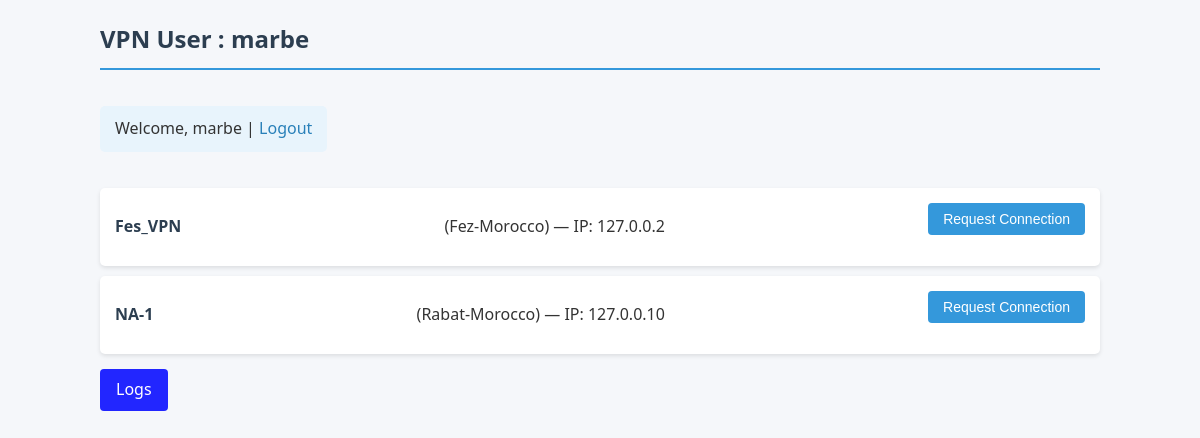
/vpn_client/servers/ (signed in), run on the app's committed database.
### vpn_client/models.py (models this page shows, shortened)
class VPNServer(models.Model):
    name = models.CharField(max_length=100)
    ip_address = models.GenericIPAddressField()
    location = models.CharField(max_length=100)
    public_key = models.TextField()

### vpn_client/views.py (the view)
# urls.py: path('servers/', server_list, name='server_list'),
@login_required
def server_list(request):
    servers = VPNServer.objects.all()
    return render(request, 'vpn/server_list.html', {'servers': servers})

### vpn_client/templates/vpn/server_list.html (shortened to what this page needs)
{% load static %}
    <link rel="stylesheet" type="text/css" href="{% static 'servers.css' %}" />
<h2>VPN User : {{ request.user.username }}</h2>
<p>Welcome, {{ request.user.username }} | <a href="{% url 'logout' %}">Logout</a></p>
<ul>
  {% for server in servers %}
    <li>
      <strong>{{ server.name }}</strong> ({{ server.location }}) — IP: {{ server.ip_address }}
      <form action="{% url 'request_connection' server.id %}" method="post" style="display:inline;">
        <button type="submit">Request Connection</button>
      </form>
    </li>
  {% endfor %}
{% if request.user.is_staff %}
    <a href="{% url 'admin_dashboard' %}" class="btn btn-staff">Logs</a>
{% endif %}
</ul>

### staticfiles/servers.css (style rules this page uses)
h2 { color: #2c3e50; border-bottom: 2px solid #3498db; padding-bottom: 10px; margin-bottom: 20px; }
p { background-color: #e8f4fc; padding: 10px 15px; border-radius: 5px; display: inline-block; margin-bottom: 20px; }
a { color: #2980b9; text-decoration: none; transition: color 0.3s; }
ul { list-style: none; padding: 0; }
li { background-color: white; margin-bottom: 10px; padding: 15px; border-radius: 5px; box-shadow: 0 2px 4px rgba(0,0,0,0.1); display: flex; justify-content: space-between; align-items: center; }
li strong { color: #2c3e50; }
button { background-color: #3498db; color: white; border: none; padding: 8px 15px; border-radius: 4px; cursor: pointer; font-size: 14px; transition: background-color 0.3s; }

### vpn_client/templates/vpn/server_list.html (style rules this page uses)
.btn-staff { background-color: #2226ff; color: white; padding: 8px 16px; border-radius: 4px; text-decoration: none; display: inline-block; margin: 5px 0; }
h2 { color: #2c3e50; border-bottom: 2px solid #3498db; padding-bottom: 10px; margin-bottom: 20px; }
p { background-color: #e8f4fc; padding: 10px 15px; border-radius: 5px; display: inline-block; margin-bottom: 20px; }
a { color: #2980b9; text-decoration: none; transition: color 0.3s; }
ul { list-style: none; padding: 0; }
li { background-color: white; margin-bottom: 10px; padding: 15px; border-radius: 5px; box-shadow: 0 2px 4px rgba(0,0,0,0.1); display: flex; justify-content: space-between; align-items: center; }
li strong { color: #2c3e50; }
button { background-color: #3498db; color: white; border: none; padding: 8px 15px; border-radius: 4px; cursor: pointer; font-size: 14px; transition: background-color 0.3s; }

### data on the page
VPNServer: name "Fes_VPN", location "Fez-Morocco", ip_address "127.0.0.2"
VPNServer: name "NA-1", location "Rabat-Morocco", ip_address "127.0.0.10"

### other printed values
{{ request.user.username }} "marbe"
